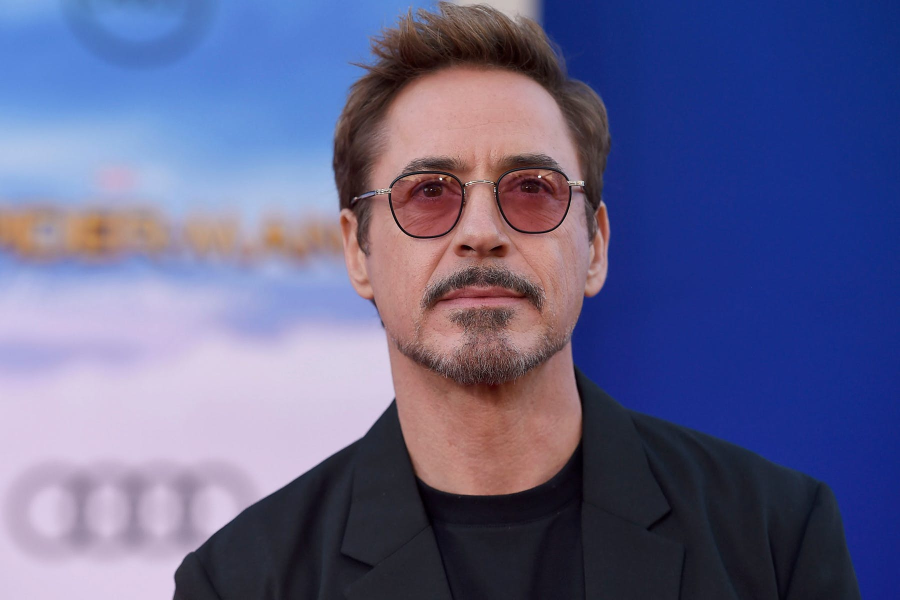
#> input picture Harry_Demo_Projects/Face_Recognition/image.png, 1800 x 1200 px, found by its file name (shown at 1/2 size)
$ python face_recongnition.py
#> lines starting #> are read from the running program, lines starting #| are printed output that depends on the picture; after the words box and inside, x2 and y2 are one past the last pixel; in counts of white or black regions, pixels touching at a corner belong together
import cv2
import os

# Load the cascade file
cascade_path = 'C:/Users/VIVEK KUMAR/Python/Harry_Demo_Projects/Face_Recognition/haarcascade_frontalface_default.xml'  # e.g., 'C:/Users/VIVEK KUMAR/Python/Harry_Demo_Projects/Face_Recognition/haarcascade_frontalface_default.xml'
if not os.path.exists(cascade_path):
    print(f"Error: The Haar Cascade file '{cascade_path}' was not found.")
    exit()

face_cascade = cv2.CascadeClassifier(cascade_path)

# Read the input image
image_path = 'C:/Users/VIVEK KUMAR/Python/Harry_Demo_Projects/Face_Recognition/image.png'  # e.g., 'C:/Users/VIVEK KUMAR/Python/Harry_Demo_Projects/Face_Recognition/1.png'
if not os.path.exists(image_path):
    print(f"Error: The image file '{image_path}' was not found.")
    exit()

image = cv2.imread(image_path)
#> image is the input picture: shape (1200, 1800, 3); mean B, G, R 140.1, 99.5, 98.5
if image is None:
    print(f"Error: The image file '{image_path}' could not be opened.")
    exit()

# Resize the image
img = cv2.resize(image, None, fx=0.3, fy=0.3)
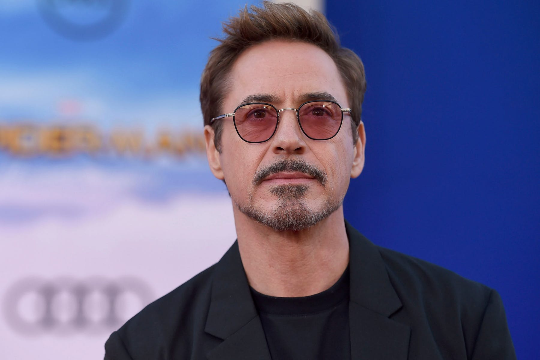
#> img: shape (360, 540, 3); mean B, G, R 140, 99.5, 98.5

# Convert the image to grayscale
imgGray = cv2.cvtColor(img, cv2.COLOR_BGR2GRAY)
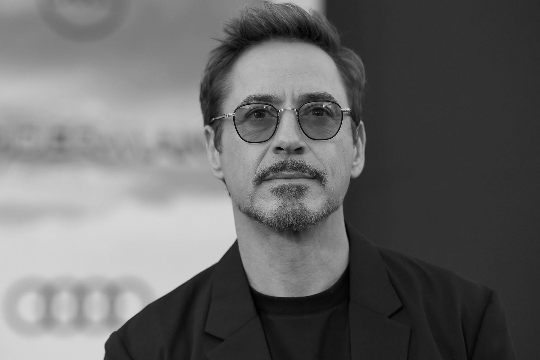
#> imgGray: shape (360, 540); min 1, max 237, mean 103.8

# Detect faces
faces = face_cascade.detectMultiScale(imgGray, 1.2, 5)
#> faces = [[193, 42, 193, 193]]

# Draw rectangles around the faces
for (x, y, w, h) in faces:
    cv2.rectangle(img, (x, y), (x + w, y + h), (255, 0, 0), 2)
#> this loop made 1 pass
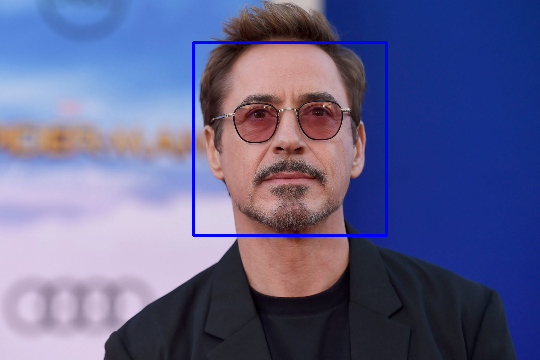
#> img: shape (360, 540, 3); 1.19% of pixels changed, all inside (x1, y1, x2, y2) = (192, 41, 388, 237)

# Display the output image
cv2.imshow('img', img)
cv2.waitKey(0)
cv2.destroyAllWindows()
